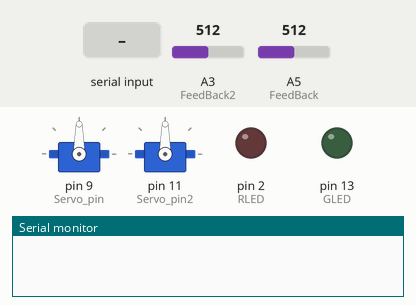
This sketch was run on a simulated Arduino Uno, built with avr-gcc and run on an emulated ATmega328P. Shown: 2 × servo, output pins drawn as LEDs (lit = HIGH), the last lines printed to the serial monitor. Inputs (shaded band) come from the test bench; at power-on: A3 (FeedBack2) = 512, A5 (FeedBack) = 512.

Above: at 2.2 s.
2.3 s: "Y" received over Serial
At 4.2 s:
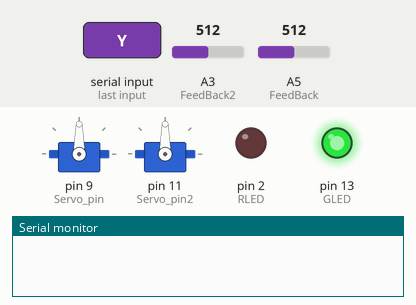
4.8 s: "y" received over Serial
At 5.1 s:
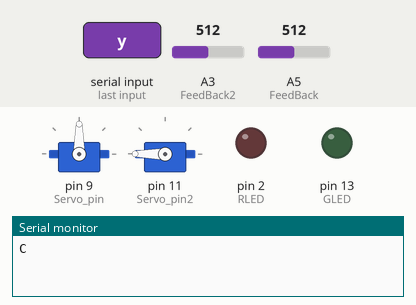
7.3 s: "R" received over Serial
At 8.2 s:
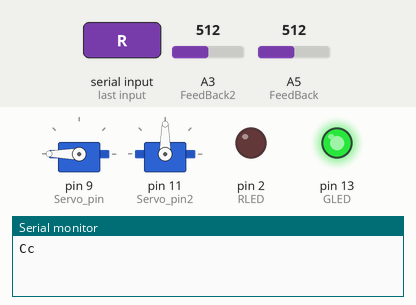
8.8 s: "r" received over Serial
At 9.3 s:
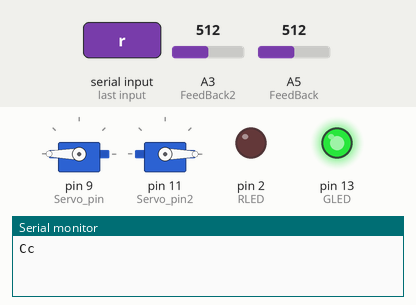
10.3 s: "N" received over Serial
At 11.5 s:
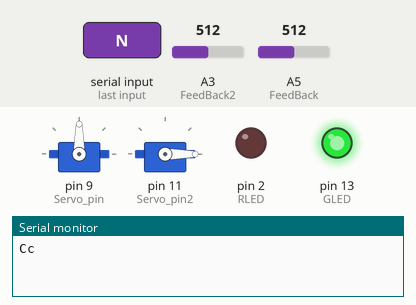
11.8 s: "n" received over Serial
At 12.8 s:
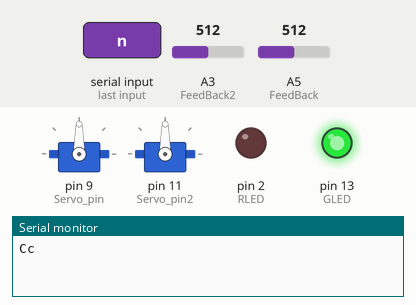
Timing chart, 0 to 14.3 s (numbered marks = the images above; inputs shaded):
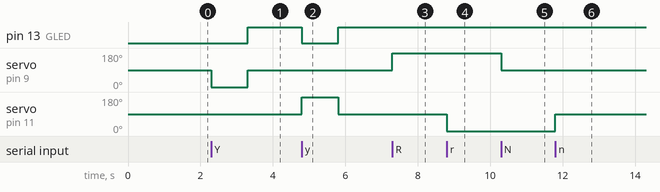

The sketch:

Sandtimer_onoffrest.ino
```cpp
#include <Servo.h>
#define Servo_pin 9
#define FeedBack A5
#define Servo_pin2 11
#define FeedBack2 A3
#define GLED 13
#define Gnd 3
#define RLED 2
#define ON 0
#define ON2 180
#define OFF 90
#define OFF2 90
#define RESET 180
#define RESET2 0
#define TURN 180
#define TURN2 650
#define RESET_TIME 5000

Servo myservo;
Servo myservo2;
//int feedback = analogRead(FeedBack);
int reset_time = 0, reset_time2 = 0;
int pos = 0, pos2 = 0;
char input;
boolean sand_timer_on = false, sand_timer_on2 = false;

void setup()
{
  Serial.begin(9600);

  // set servo to OFF
  myservo.attach(Servo_pin);
  myservo2.attach(Servo_pin2);
  // back to 0
  for (int i=0;i<100;i++){
    myservo.write(OFF);
    myservo2.write(OFF2);
    delay(10);
  }
  myservo.detach();
  myservo2.detach();
//  Serial.print("start at: ");
//  Serial.println(analogRead(FeedBack)); //449
//  Serial.println(analogRead(FeedBack2)); //449

  // LED
//  Serial.print("\r\nStart");
  pinMode(GLED, OUTPUT);
  digitalWrite(GLED,LOW);
  pinMode(RLED, OUTPUT);
  digitalWrite(RLED,LOW);
  pinMode(Gnd, OUTPUT);
  digitalWrite(Gnd,LOW);
}

void loop() {
  // turn servo based on feedback from facebook
  if (Serial.available() > 0) {
    input = Serial.read();
//    Serial.println(input);
    // close facebook --> turn off sand timer
    if (input == 'N') {
      sand_timer_on = false;
      myservo.attach(Servo_pin); // attach the servo
      for (int i=0;i<100;i++){
        digitalWrite(GLED, HIGH);
        myservo.write(OFF);
        delay(10);
      }
      myservo.detach(); // detach the servo, so you can turn it by hand
//      Serial.print("off position: ");
//      Serial.println(analogRead(FeedBack)); //449
    }

    if (input == 'n') {
      sand_timer_on2 = false;
      myservo2.attach(Servo_pin2); // attach the servo
      for (int i=0;i<100;i++){
        digitalWrite(GLED, HIGH);
        myservo2.write(OFF2);
        delay(10);
      }
      myservo2.detach(); // detach the servo, so you can turn it by hand
//      Serial.print("off position: ");
//      Serial.println(analogRead(FeedBack2)); //449
    }


    // open facebook --> turn on sand timer
    if (input == 'Y') {
      sand_timer_on = true;
      myservo.attach(Servo_pin);
      for (int i=0;i<100;i++){
        digitalWrite(GLED, LOW);
        myservo.write(ON);
        delay(10);
      }
      myservo.detach();
//      Serial.print("on position: ");
//      Serial.println(analogRead(FeedBack)); //161
    }

    if (input == 'y') {
      sand_timer_on2 = true;
      myservo2.attach(Servo_pin2);
      for (int i=0;i<100;i++){
        digitalWrite(GLED, LOW);
        myservo2.write(ON2);
        delay(10);
      }
      myservo2.detach();
//      Serial.print("on position: ");
//      Serial.println(analogRead(FeedBack2)); //161
    }

    // new day --> reset sand timer
    if (input == 'R') {
      sand_timer_on = false;
      myservo.attach(Servo_pin);
      for (int i=0;i<100;i++){
        digitalWrite(RLED, LOW);
        digitalWrite(GLED, HIGH);
        myservo.write(RESET);
        delay(10);
      }
      myservo.detach();
      reset_time = millis();
    }

    if (input == 'r') {
      sand_timer_on2 = false;
      myservo2.attach(Servo_pin2);
      for (int i=0;i<100;i++){
        digitalWrite(RLED, LOW);
        digitalWrite(GLED, HIGH);
        myservo2.write(RESET2);
        delay(10);
      }
      myservo2.detach();
      reset_time2 = millis();
    }
  }
  // turn the sand timer by hand
  pos = analogRead(FeedBack);
  if(sand_timer_on && pos > TURN){
    sand_timer_on = false;
    myservo.attach(Servo_pin);
    for (int i=0;i<100;i++){
      digitalWrite(GLED, HIGH);
      myservo.write(OFF);
      delay(10);
    }
    myservo.detach();
    Serial.print("C"); // send B to processing
//    Serial.print("turn by hand position: ");
//    Serial.println(analogRead(FeedBack)); //449
  }

  pos2 = analogRead(FeedBack2);
  if(sand_timer_on2 && pos2 < TURN2){
    sand_timer_on2 = false;
    myservo2.attach(Servo_pin2);
    for (int i=0;i<100;i++){
      digitalWrite(GLED, HIGH);
      myservo2.write(OFF2);
      delay(10);
    }
    myservo2.detach();
    Serial.print("c"); // send B to processing
//    Serial.print("turn by hand position: ");
//    Serial.println(analogRead(FeedBack2)); //449
  }

  // return the reset timer
  if( reset_time !=0 && (millis() - reset_time > RESET_TIME)){
    reset_time = 0;
    myservo.attach(Servo_pin);
    for (int i=0;i<100;i++){
      digitalWrite(RLED, LOW);
      digitalWrite(GLED, HIGH);
      myservo.write(OFF);
      delay(10);
    }
    myservo.detach();
//    Serial.print("reset position: ");
//    Serial.println(analogRead(FeedBack)); //449
  }

  if( reset_time2 !=0 && (millis() - reset_time2 > RESET_TIME)){
    reset_time2 = 0;
    myservo2.attach(Servo_pin2);
    for (int i=0;i<100;i++){
      digitalWrite(RLED, LOW);
      digitalWrite(GLED, HIGH);
      myservo2.write(OFF2);
      delay(10);
    }
    myservo2.detach();
//    Serial.print("reset position: ");
//    Serial.println(analogRead(FeedBack2)); //449
  }
}
```

Measured:
- after the input at 2.3 s, pin 13 (GLED): LOW → HIGH after 1.0 s; servo on pin 9 (Servo_pin): 90° → 0° at once, → 90° 1.0 s later
- after the input at 4.8 s, pin 13 (GLED): HIGH → LOW at once, → HIGH 1.0 s later; servo on pin 11 (Servo_pin2): 90° → 180° at once, → 90° 1.0 s later
- after the input at 7.3 s, servo on pin 9 (Servo_pin): 90° → 180° at once
- after the input at 8.8 s, servo on pin 11 (Servo_pin2): 90° → 0° at once
- after the input at 10.3 s, servo on pin 9 (Servo_pin): 180° → 90° at once
- after the input at 11.8 s, servo on pin 11 (Servo_pin2): 0° → 90° at once
